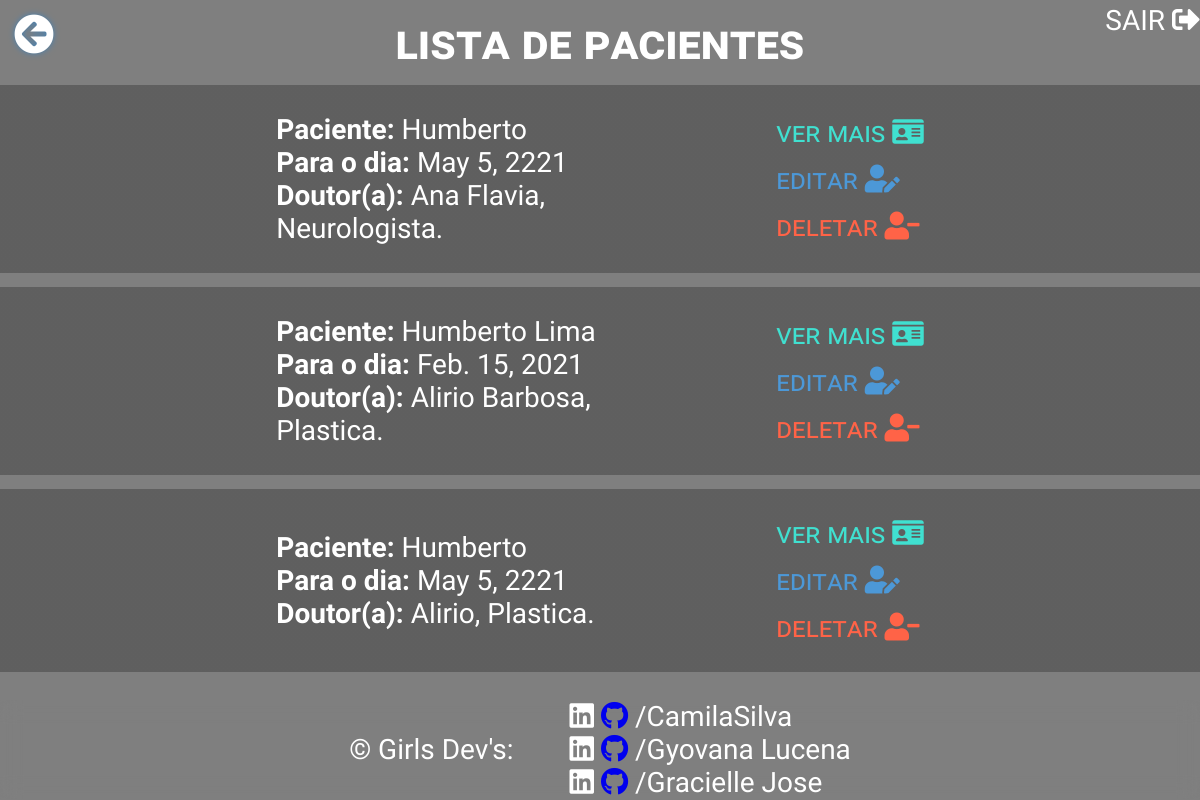
The page /CRUDweb/list_view/ (signed in) on the database its author committed.
### CRUDweb/models.py (models this page shows)
class MarcarConsulta(models.Model):
    nome_paciente = models.CharField('Nome Paciente', max_length=50)
    cpf = models.CharField('CPF', max_length=11)
    data = models.DateField('Data Consulta')
    nome_medico = models.CharField('Nome Medico', max_length=50)
    especialidade = models.CharField('Especialidade Medica', max_length=50)

### CRUDweb/views.py (the view)
# urls.py: path('list_view/', list_view, name='list_view'),
@login_required
def list_view(request):
    context = dict()
    context["consultas"] = MarcarConsulta.objects.all()
    return render(request, "list_view.html", context)

### CRUDweb/templates/list_view.html (shortened to what this page needs)
<!DOCTYPE html>
<html lang="en">
<head>
    <link rel="stylesheet" href="https://use.fontawesome.com/releases/v5.15.4/css/all.css">
</head>
<body>
    <nav>
        <div id="nav">
            <a class="botao-sair" href="/accounts/logout"> <button class="botao-sair">SAIR <i class="fas fa-sign-out-alt"></i></a>
        </div>
    </nav>
    <h1> lista de pacientes </h1>
    <div id="container">
        {% for consulta in consultas %}
            <div id="listagem">
                <div class="dados-paciente">
                    <p><strong>Paciente:</strong> {{consulta.nome_paciente}}</p>
                    <p><strong>Para o dia:</strong> {{consulta.data}}</p>
                    <p> <strong>Doutor(a):</strong> {{consulta.nome_medico}}, {{consulta.especialidade}}.</p>
                </div>
                <div id="icons">
                    <a href="ver_mais/{{ consulta.id }}"><button class="icon user">ver mais <i class="fas fa-id-card user"></i></button></a>
                    <a href="edit/{{ consulta.id }}"><button class="icon edit">editar <i class="fas fa-user-edit edit"></i></button></a>
                    <a href="delete/{{ consulta.id }}"><button class="icon delete">deletar <i class="fas fa-user-minus delete"></i></button></a>
                </div>
            </div>
        {% endfor %}
    </div>
    <div class="botoes">
        <a href="/CRUDweb"><button id="btn-voltar"><i class="fas fa-arrow-circle-left"></i></button></a>
    </div>
    <footer>
        <p>&copy; Girls Dev's: </p>
        <br/>
        <div id="equipe">
            <p><a class="dev" href="https://www.linkedin.com/in/camila-camasi/" target="_blank"><i class="fab fa-linkedin"></i></a> <a href="https://github.com/camilams27" target="_blank"><i class="fab fa-github"></i></a> /CamilaSilva</p>
            <p><a class="dev" href="#" target="_blank"><i class="fab fa-linkedin"></i></a> <a href="https://github.com/GyovanaLuni" target="_blank"><i class="fab fa-github"></i></a> /Gyovana Lucena</p>
            <p><a class="dev" href="#" target="_blank"><i class="fab fa-linkedin"></i></a> <a href="#" target="_blank"><i class="fab fa-github"></i></a> /Gracielle Jose</p>
        </div>
    </footer>
</body>
</html>

### CRUDweb/templates/list_view.html (style rules this page uses)
* { box-sizing: border-box; font-family: 'Baloo Bhaijaan 2', cursive; margin: 0; padding: 0; font-size: 3.5vh; }
body { background: linear-gradient(rgba(0,0,0,.50),rgba(0,0,0,.50)) 100%, url("https://images.pexels.com/photos/6129448/pexels-photo-6129448.jpeg?auto=compress&cs=tinysrgb&dpr=2&h=750&w=1260"), center no-repeat; color: white; width: 100vw; font-size: 2.5vh; display: flex; flex-direction: column; gap: .5rem; font-family: 'Baloo Bhaijaan 2', cursive; overflow-x: hidden; }
#nav { list-style-type: none; display: flex; align-items: center; justify-items: center; gap: 2rem; position: fixed; right: 0; top: 0; }
button[class^="botao"] { background: none; outline: none; border: none; font-variant: small-caps; font-size: 4vh; color: white; text-decoration: none; }
.botao-sair { color: white; text-decoration: none; cursor: pointer; }
#container { display: flex; flex-direction: column; gap: .5rem; }
#listagem { display: flex; justify-content: center; align-items: center; gap: 5rem; background: linear-gradient(rgba(0,0,0,.25),rgba(0,0,0,.25)); width: 100vw; padding: 1rem 0; }
.dados-paciente { width: 30vw; text-align: left; }
h1 { text-align: center; font-variant: small-caps; font-size: 6vh; }
p { margin: 0; }
#icons { display: flex; flex-direction: column; gap: .5rem; }
.icon { font-variant: small-caps; }
.edit { color: #4c98d7; }
.delete { color: tomato; }
.user { color: turquoise; }
button { background: none; border: none; outline: none; }
#btn-voltar { color: white; position: fixed; top: .5rem; left: .5rem; filter: drop-shadow(0 0 3px steelblue); transition: .4s; }
.fa-arrow-circle-left { font-size: 5vh; }
footer { display: flex; width: 100vw; align-items: center; justify-content: center; gap: 1rem; background-color: rgba(255,255,255,.0); backdrop-filter: blur(10px); -webkit-backdrop-filter: blur(10px); }
#equipe { font-family: 'Inconsolata', monospace; }
.dev { text-decoration: none; color: white; }

### rows shown on the page
MarcarConsulta: nome_paciente "Humberto", data "May 5, 2221", nome_medico "Ana Flavia", especialidade "Neurologista"
MarcarConsulta: nome_paciente "Humberto Lima", data "Feb. 15, 2021", nome_medico "Alirio Barbosa", especialidade "Plastica"
MarcarConsulta: nome_paciente "Humberto", data "May 5, 2221", nome_medico "Alirio", especialidade "Plastica"
